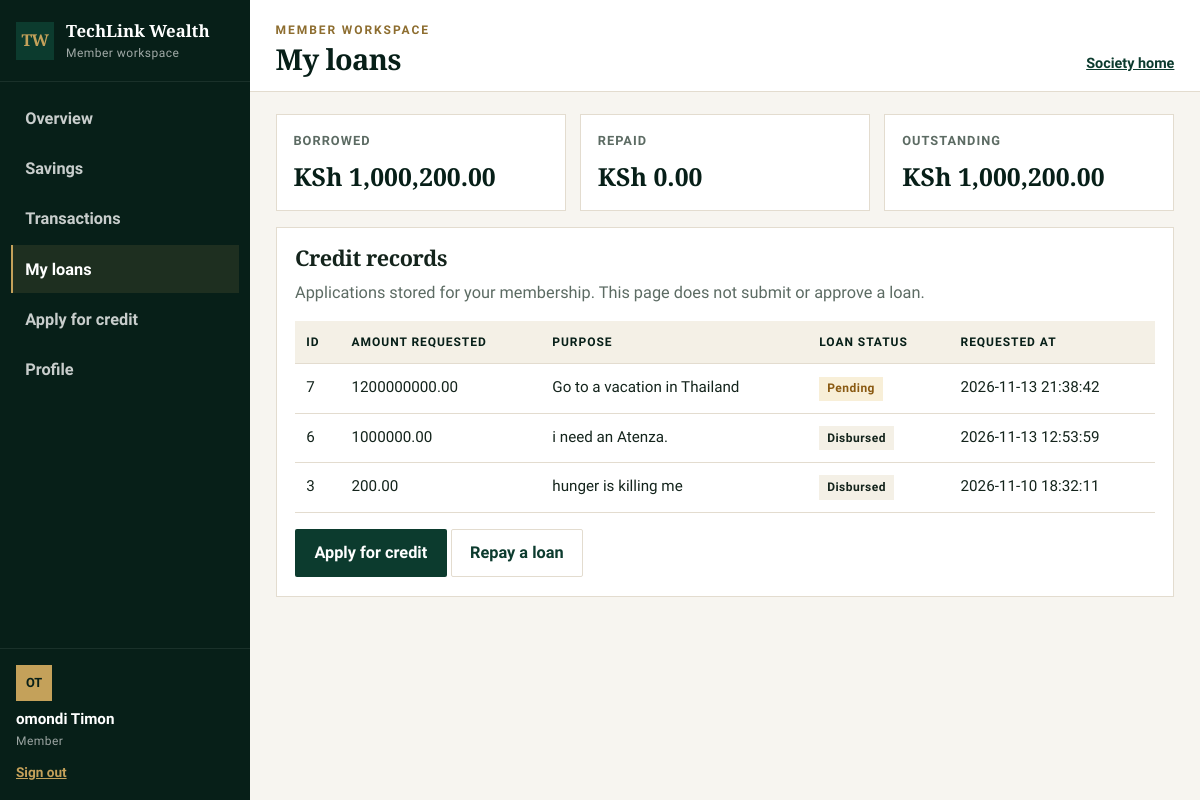
Screenshot of /my_loans.php (signed in) with the database file from the repository.
### tables this page shows
CREATE TABLE `loans` (
  `id` bigint(20) UNSIGNED NOT NULL,
  `member_id` int(10) UNSIGNED NOT NULL,
  `amount_requested` decimal(15,2) NOT NULL,
  `purpose` text NOT NULL,
  `loan_status` enum('pending','approved','rejected','disbursed','closed') NOT NULL DEFAULT 'pending',
  `requested_at` timestamp NOT NULL DEFAULT current_timestamp()
);

### my_loans.php (the view, shortened to what this page needs)
<?php
require_once "includes/app.php";
$member = require_member(true);
$memberId = (int) $member["id"];
try {
    $loanStmt = $pdo->prepare("SELECT * FROM loans WHERE member_id = ? ORDER BY id DESC");
    $loanStmt->execute([$memberId]);
    $loans = $loanStmt->fetchAll();
    $sumStmt = $pdo->prepare(
        "SELECT
            (SELECT COALESCE(SUM(amount_requested), 0) FROM loans
              WHERE member_id = ? AND loan_status IN ('disbursed', 'closed')) AS borrowed,
            (SELECT COALESCE(SUM(amount), 0) FROM transactions
              WHERE member_id = ? AND transaction_type = 'loan_repayment'
                AND transaction_status = 'confirmed') AS repaid"
    );
    $sumStmt->execute([$memberId, $memberId]);
    $sums = $sumStmt->fetch();
    $borrowed = (float) $sums["borrowed"];
    $repaid = (float) $sums["repaid"];
    $outstanding = max(0.0, $borrowed - $repaid);
} catch (PDOException $e) {
    error_log("Unable to load member loans: " . $e->getMessage());
    http_response_code(500);
    exit("Unable to load your loans. Please try again later.");
}
?>
<?php if ($borrowed > 0): ?>
<section class="stats">
    <article class="stat"><span>Borrowed</span><strong><?= e(money($borrowed)) ?></strong></article>
    <article class="stat"><span>Repaid</span><strong><?= e(money($repaid)) ?></strong></article>
    <article class="stat"><span>Outstanding</span><strong><?= e(money($outstanding)) ?></strong></article>
</section>
<?php endif; ?>
<section class="panel">
    <h2>Credit records</h2>
    <p class="quiet">Applications stored for your membership. This page does not submit or approve a loan.</p>
    <?php if ($loans): ?>
        <div class="table-wrap">
            <table class="data">
                <thead>
                    <tr>
                        <?php foreach (array_keys($loans[0]) as $column): ?>
                            <?php if ($column === "member_id") { continue; } ?>
                            <th><?= e(ucwords(str_replace("_", " ", $column))) ?></th>
                        <?php endforeach; ?>
                    </tr>
                </thead>
                <tbody>
                    <?php foreach ($loans as $loan): ?>
                        <tr>
                            <?php foreach ($loan as $column => $value): ?>
                                <?php if ($column === "member_id") { continue; } ?>
                                <td>
                                    <?php if ($column === "loan_status"): ?>
                                        <span class="pill <?= e(strtolower((string) $value)) ?>"><?= e($value) ?></span>
                                    <?php else: ?>
                                        <?= e($value ?? "—") ?>
                                    <?php endif; ?>
                                </td>
                            <?php endforeach; ?>
                        </tr>
                    <?php endforeach; ?>
                </tbody>
            </table>
        </div>
    <?php else: ?>
        <p class="empty">You do not have any loan records yet.</p>
    <?php endif; ?>
    <p style="margin-top:1rem;">
        <a class="btn btn-green" href="apply_loan.php">Apply for credit</a>
        <?php if ($borrowed > 0): ?>
            <a class="btn btn-line" href="deposit.php">Repay a loan</a>
        <?php endif; ?>
    </p>
</section>

### css/base.css (style rules this page uses)
:root { --green: #0c3b2e; --green-2: #145844; --green-deep: #071f18; --gold: #c4a15a; --gold-deep: #8d6d2f; --cream: #f4f0e6; --paper: #f7f5f0; --white: #ffffff; --ink: #14241c; --muted: #5c6b63; --line: #e3dccf; --danger: #8e2b2b; --ok: #1c6b40; --warn: #8a5a12; --serif: "Source Serif 4", Georgia, "Times New Roman", serif; --sans: "Source Sans 3", "Segoe UI", sans-serif; --shadow: 0 16px 40px rgba(7, 31, 24, 0.08); }
*, *::before, *::after { box-sizing: border-box; }
html { scroll-behavior: smooth; }
body { margin: 0; color: var(--ink); background: var(--paper); font-family: var(--sans); font-size: 1.02rem; line-height: 1.55; }
a { color: inherit; }
h1, h2, h3, h4 { font-family: var(--serif); font-weight: 650; letter-spacing: -0.02em; line-height: 1.15; margin: 0; }
p { margin: 0; }

### css/components.css (style rules this page uses)
.btn { display: inline-flex; align-items: center; justify-content: center; min-height: 46px; padding: 0.65rem 1.15rem; border: 1px solid transparent; border-radius: 2px; text-decoration: none; font-weight: 700; cursor: pointer; }
.btn-green { background: var(--green); color: #fff; }
.btn-line { background: #fff; border-color: var(--line); color: var(--green); }
.quiet { margin: 0.55rem 0 1.4rem; color: var(--muted); }
.table-wrap { overflow-x: auto; }
table.data { width: 100%; border-collapse: collapse; min-width: 640px; font-size: 0.95rem; }
table.data th, table.data td { padding: 0.75rem 0.7rem; text-align: left; vertical-align: top; border-bottom: 1px solid var(--line); }
table.data th { background: var(--cream); color: var(--green-deep); font-size: 0.75rem; font-weight: 700; letter-spacing: 0.08em; text-transform: uppercase; }
.pill { display: inline-block; padding: 0.18rem 0.5rem; background: var(--cream); color: var(--ink); font-size: 0.75rem; font-weight: 700; letter-spacing: 0.04em; text-transform: capitalize; }
.pill.pending { background: #f8efd8; color: var(--warn); }

### css/workspace.css (style rules this page uses)
.app-body { background: var(--paper); }
.stats { display: grid; grid-template-columns: repeat(3, minmax(0, 1fr)); gap: 0.9rem; margin-bottom: 1rem; }
.stat { background: #fff; border: 1px solid var(--line); padding: 1rem 1.05rem 0.95rem; }
.stat span { display: block; color: var(--muted); font-size: 0.8rem; font-weight: 700; letter-spacing: 0.08em; text-transform: uppercase; }
.stat strong { display: block; margin-top: 0.35rem; font-family: var(--serif); font-size: 1.55rem; font-variant-numeric: tabular-nums; color: var(--green-deep); }
.panel { background: #fff; border: 1px solid var(--line); padding: 1.1rem 1.15rem 1.2rem; margin-bottom: 1rem; }
.panel h2 { font-size: 1.35rem; margin-bottom: 0.35rem; }
.panel .quiet { margin-bottom: 1rem; }

### rows the page displays
loans: id "7", amount_requested "1200000000.00", purpose "Go to a vacation in Thailand", loan_status "Pending", requested_at "2026-11-13 21:38:42"
loans: id "6", amount_requested "1000000.00", purpose "i need an Atenza.", loan_status "Disbursed", requested_at "2026-11-13 12:53:59"
loans: id "3", amount_requested "200.00", purpose "hunger is killing me", loan_status "Disbursed", requested_at "2026-11-10 18:32:11"

### other values shown
$workspace "Member workspace"
$item[0] "Overview"
$item[0] "Savings"
$item[0] "Transactions"
$item[0] "My loans"
$item[0] "Apply for credit"
$item[0] "Profile"
initials($name) "OT"
$name "omondi Timon"
$workspace "MEMBER WORKSPACE"
$title "My loans"
money($borrowed) "KSh 1,000,200.00"
money($repaid) "KSh 0.00"
money($outstanding) "KSh 1,000,200.00"
str_replace("_", " ", $column) "ID"
